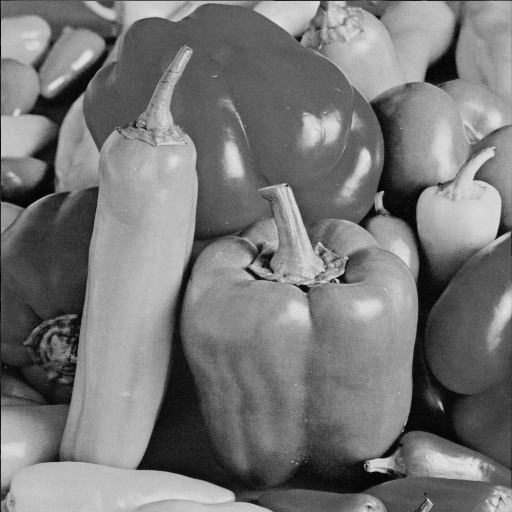
%> input picture lab_week4/homework/peppers.png, 512 x 512 px
$ octave filtering2.m   (GNU Octave 9; MATLAB toolbox functions it lacks are replaced by stand-ins)
%> lines starting %> are read from the running program, lines starting %| are printed output that depends on the picture
% Load the image
originalImage = imread('./lab_week4/homework/peppers.png');
%> originalImage is the input picture: size 512x512 uint8; min 0, max 227, mean 119.7

% Convert to grayscale
grayImage = im2gray(originalImage);

% Find edges using different edge detection methods
sobelEdges = edge(grayImage, 'sobel');
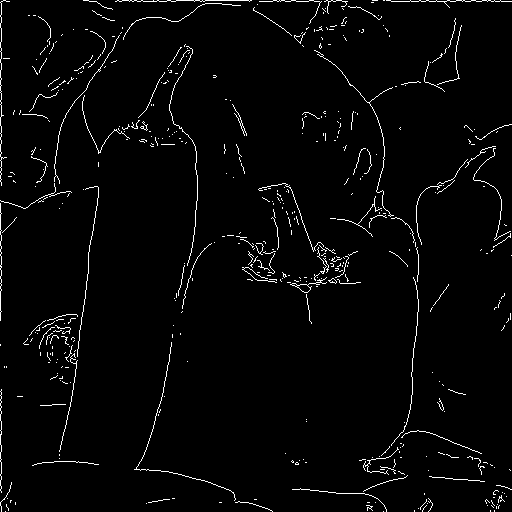
%> sobelEdges: size 512x512 logical; 2.6% white in thin lines or dots
prewittEdges = edge(grayImage, 'prewitt');
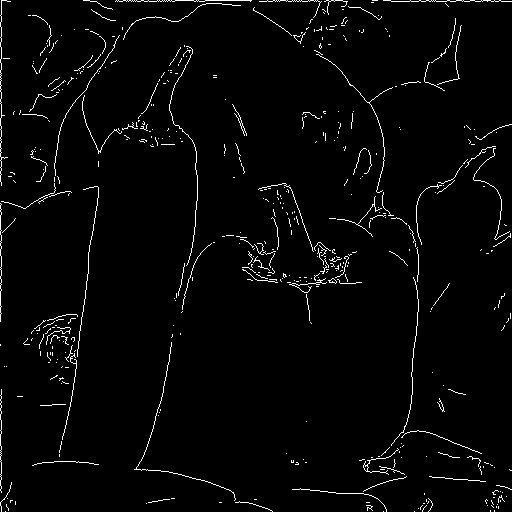
%> prewittEdges: size 512x512 logical; 2.6% white in thin lines or dots
robertsEdges = edge(grayImage, 'roberts');
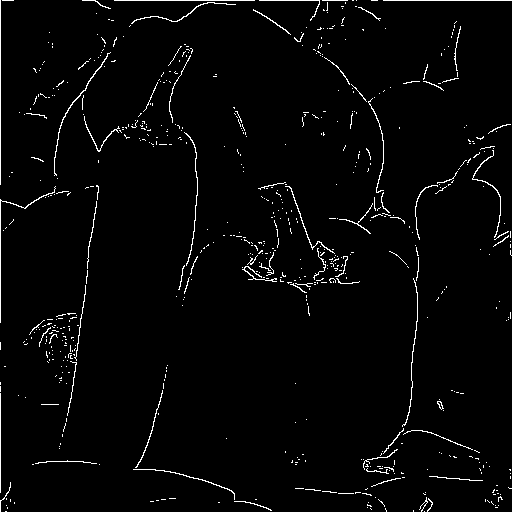
%> robertsEdges: size 512x512 logical; 2.4% white in thin lines or dots
logEdges = edge(grayImage, 'log');
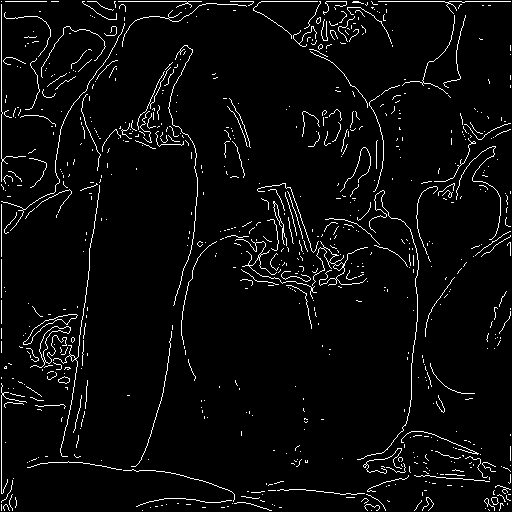
%> logEdges: size 512x512 logical; 4.2% white in thin lines or dots
cannyEdges = edge(grayImage, 'canny');
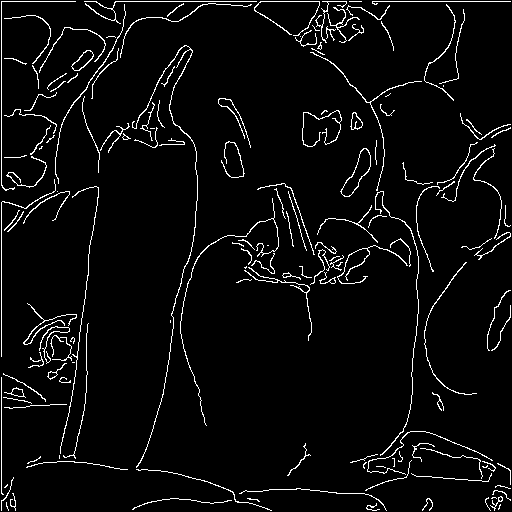
%> cannyEdges: size 512x512 logical; 4.4% white in thin lines or dots

% Display the results
figure;
subplot(2, 3, 1);
imshow(sobelEdges);
title('Sobel');

subplot(2, 3, 2);
imshow(prewittEdges);
title('Prewitt');

subplot(2, 3, 3);
imshow(robertsEdges);
title('Roberts');

subplot(2, 3, 4);
imshow(logEdges);
title('Laplacian of Gaussian');

subplot(2, 3, 5);
imshow(cannyEdges);
title('Canny');

$ run again, with lab_week4/homework/friends.jpg saved as lab_week4/homework/peppers.png
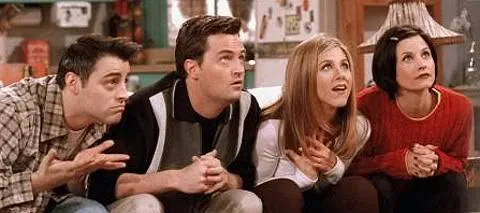
%> input picture lab_week4/homework/friends.jpg, 480 x 213 px
%> originalImage is the input picture: size 213x480x3 uint8; mean R, G, B 119.8, 82.3, 69.1
%> `sobelEdges = edge(grayImage, 'sobel');`:
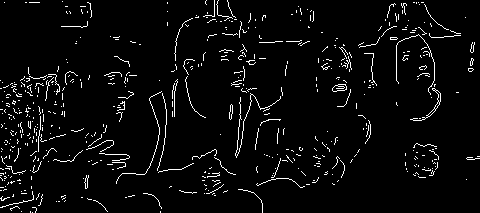
%> sobelEdges: size 213x480 logical; 4.2% white in thin lines or dots
%> prewittEdges: size 213x480 logical; 4.1% white in thin lines or dots
%> robertsEdges: size 213x480 logical; 3.2% white in thin lines or dots
%> logEdges: size 213x480 logical; 8.1% white in thin lines or dots
%> `cannyEdges = edge(grayImage, 'canny');`:
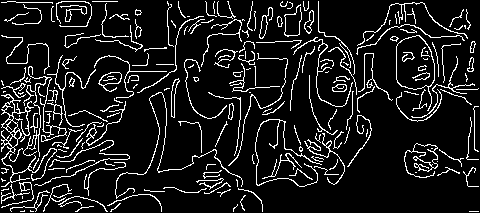
%> cannyEdges: size 213x480 logical; 10.9% white in thin lines or dots

$ run again, with lab_week4/homework/picture.jpg saved as lab_week4/homework/peppers.png
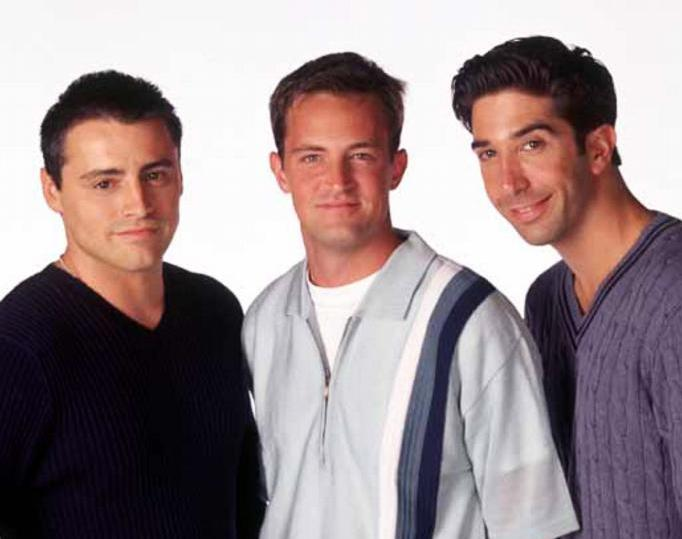
%> input picture lab_week4/homework/picture.jpg, 682 x 539 px
%> originalImage is the input picture: size 539x682x3 uint8; mean R, G, B 152.8, 137.5, 140.2
%> `sobelEdges = edge(grayImage, 'sobel');`:
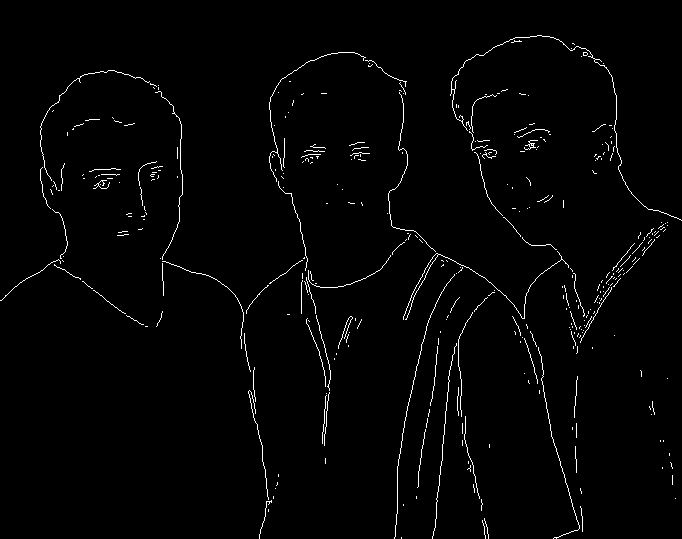
%> sobelEdges: size 539x682 logical; 1.7% white in thin lines or dots
%> prewittEdges: size 539x682 logical; 1.7% white in thin lines or dots
%> robertsEdges: size 539x682 logical; 1.8% white in thin lines or dots
%> logEdges: size 539x682 logical; 4.3% white in thin lines or dots
%> `cannyEdges = edge(grayImage, 'canny');`:
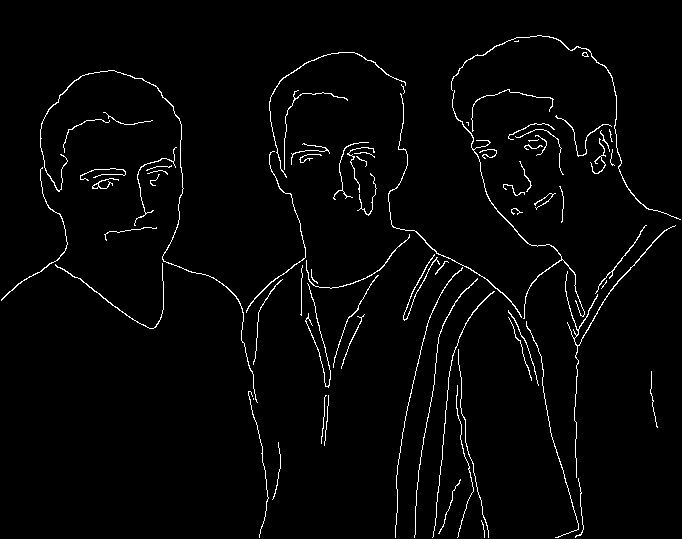
%> cannyEdges: size 539x682 logical; 2.4% white in thin lines or dots
